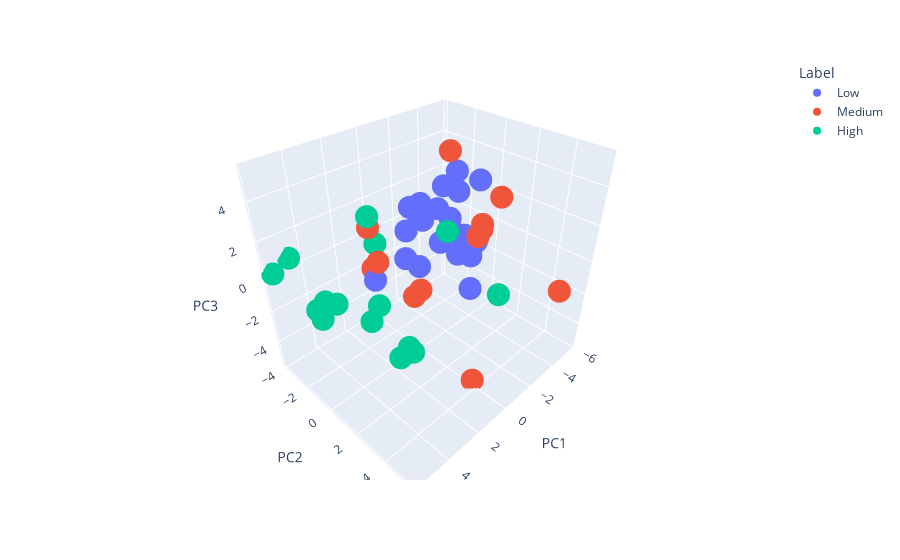

Notebook code for this chart:
### Code cell
print(f'Sum of pca variance for PCA 1 - 3: {pca_var_sum}')
plot_PCA_3D(pc_df, pca)

### Figure 1 — Plotly figure (JSON) as saved in the notebook; plotly's stock layout.template omitted (floating-point values rounded to 4 significant figures; data arrays with more than 128 entries replaced by an {"elided": "..."} marker saying what was removed)
{"data": [{"hovertemplate": "Label=Low<br>PC1=%{x}<br>PC2=%{y}<br>PC3=%{z}<extra></extra>", "legendgroup": "Low", "marker": {"color": "#636efa", "symbol": "circle"}, "mode": "markers", "name": "Low", "scene": "scene", "showlegend": true, "type": "scatter3d", "x": {"elided": "303 float values"}, "y": {"elided": "303 float values"}, "z": {"elided": "303 float values"}}, {"hovertemplate": "Label=Medium<br>PC1=%{x}<br>PC2=%{y}<br>PC3=%{z}<extra></extra>", "legendgroup": "Medium", "marker": {"color": "#EF553B", "symbol": "circle"}, "mode": "markers", "name": "Medium", "scene": "scene", "showlegend": true, "type": "scatter3d", "x": {"elided": "332 float values"}, "y": {"elided": "332 float values"}, "z": {"elided": "332 float values"}}, {"hovertemplate": "Label=High<br>PC1=%{x}<br>PC2=%{y}<br>PC3=%{z}<extra></extra>", "legendgroup": "High", "marker": {"color": "#00cc96", "symbol": "circle"}, "mode": "markers", "name": "High", "scene": "scene", "showlegend": true, "type": "scatter3d", "x": {"elided": "365 float values"}, "y": {"elided": "365 float values"}, "z": {"elided": "365 float values"}}], "layout": {"legend": {"title": {"text": "Label"}, "tracegroupgap": 0}, "margin": {"t": 60}, "scene": {"domain": {"x": [0, 1], "y": [0, 1]}, "xaxis": {"title": {"text": "PC1"}}, "yaxis": {"title": {"text": "PC2"}}, "zaxis": {"title": {"text": "PC3"}}}, "showlegend": true}}
